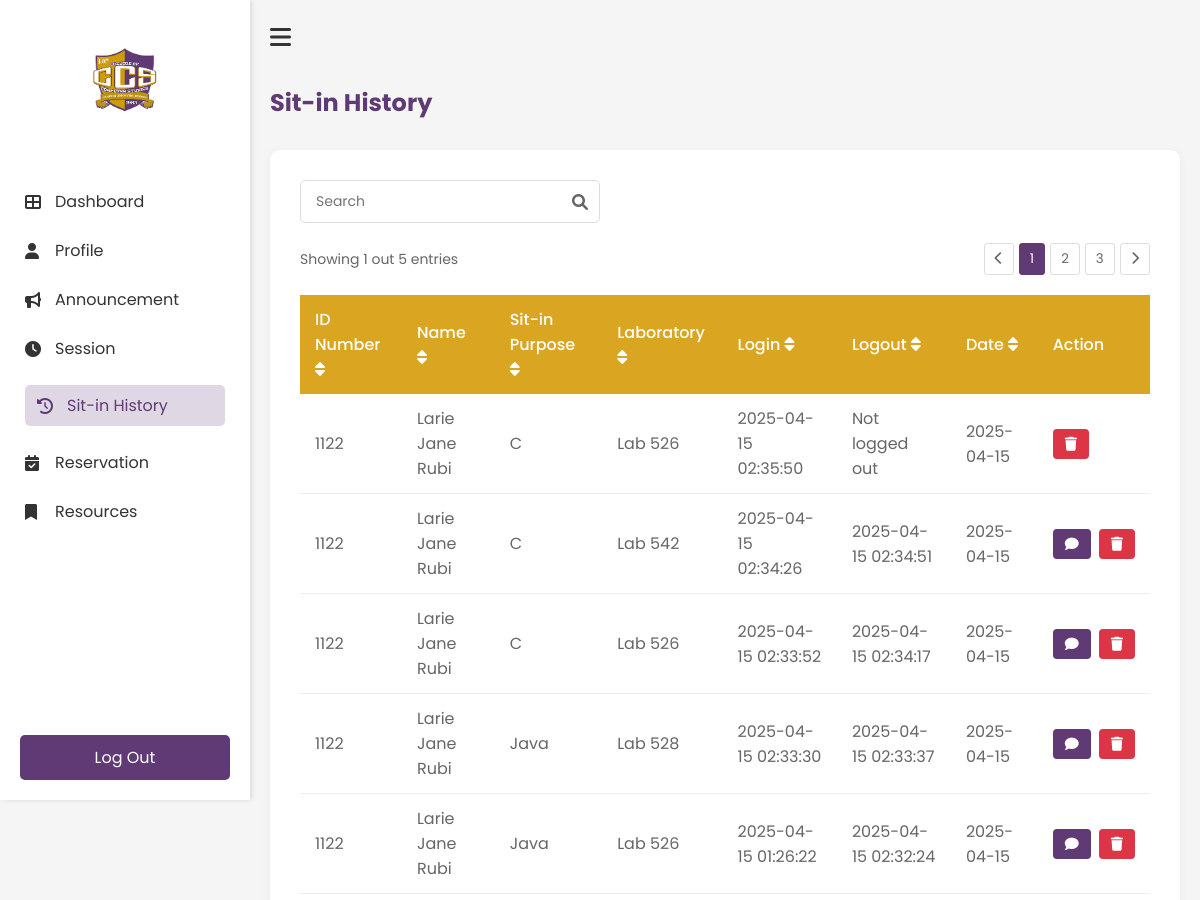
The app's page /History (signed in, upper part), older data.
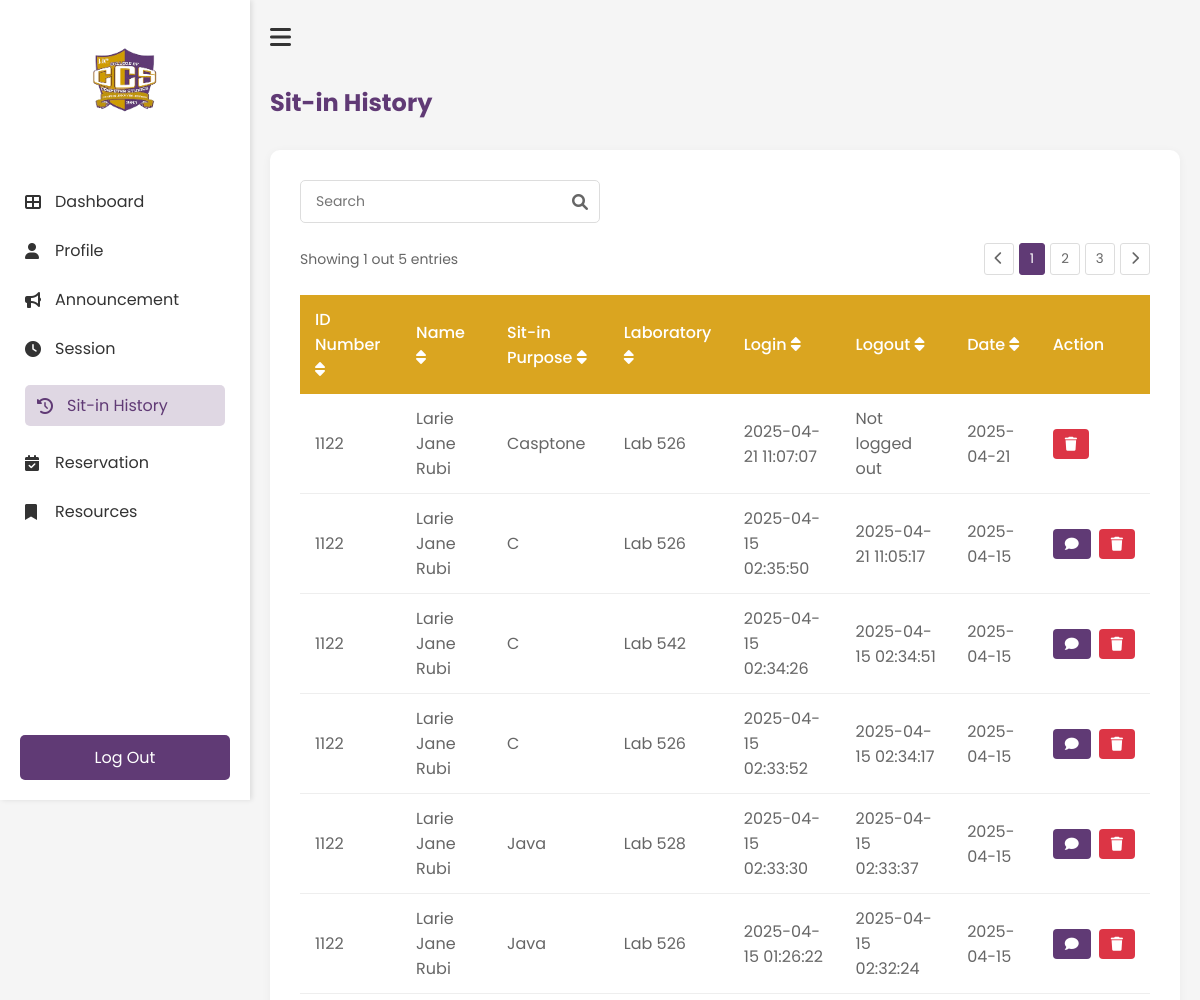
The same page, newer data.
### tables this page shows
CREATE TABLE reservations (
                id INTEGER PRIMARY KEY AUTOINCREMENT,
                idno TEXT NOT NULL,
                purpose TEXT NOT NULL,
                lab TEXT NOT NULL,
                time_in DATETIME NOT NULL,
                status TEXT DEFAULT 'Pending', time_out DATETIME, requested_time DATETIME,
                FOREIGN KEY (idno) REFERENCES users(IDNO)
            );

### app.py (the view)
@app.route('/History')
def History():
    if 'username' not in session:
        return redirect(url_for('login'))
    history = get_user_history(session['student_id'])
    return render_template('student/history.html', history=history)

### templates/student/history.html (shortened to what the changed rows need)
<!DOCTYPE html>
<html lang="en">
    <head>
        <link rel="stylesheet" href="{{ url_for('static', filename='student/history.css') }}">
        <link rel="stylesheet" href="https://cdnjs.cloudflare.com/ajax/libs/font-awesome/6.0.0-beta3/css/all.min.css">
    </head>
    <body>
        <div class="history-container">
            <main class="main-content">
                <h1 class="header">Sit-in History</h1>
                <div class="history-card">
                    <div class="table-container">
                <table class="history-table" id="historyTable">
                    <thead>
                        <tr>
                            <th onclick="sortTable(0)">ID Number <i class="fas fa-sort"></i></th>
                            <th onclick="sortTable(1)">Name <i class="fas fa-sort"></i></th>
                            <th onclick="sortTable(2)">Sit-in Purpose <i class="fas fa-sort"></i></th>
                            <th onclick="sortTable(3)">Laboratory <i class="fas fa-sort"></i></th>
                            <th onclick="sortTable(4)">Login <i class="fas fa-sort"></i></th>
                            <th onclick="sortTable(5)">Logout <i class="fas fa-sort"></i></th>
                            <th onclick="sortTable(6)">Date <i class="fas fa-sort"></i></th>
                            <th>Action</th>
                        </tr>
                    </thead>
                    <tbody>
                            {% for record in history %}
                            <tr data-id="{{ record.id }}">
                                <td>{{ record.idno }}</td>
                                <td>{{ record.name }}</td>
                                <td>{{ record.purpose }}</td>
                                <td>{{ record.laboratory }}</td>
                                <td>{{ record.login }}</td>
                                <td>{{ record.logout }}</td>
                                <td>{{ record.date }}</td>
                                <td>
                                    <div class="action-buttons">
                                        {% if record.status == 'Completed' %}
                                            <button class="feedback-btn" onclick="openFeedbackModal('{{ record.id }}')">
                                                <i class="fas fa-comment"></i>
                                            </button>
                                        {% endif %}
                                        <button class="delete-btn" onclick="deleteRecord('{{ record.id }}')">
                                            <i class="fas fa-trash"></i>
                                        </button>
                                    </div>
                                </td>
                            </tr>
                            {% endfor %}
                        </tbody>
                </table>
            </div>
        </div>
    </main>
    </body>
</html>

Row changes from the older to the newer data that the page shows:
added reservations: idno "1122", name "Larie Jane Rubi", purpose "Casptone", laboratory "Lab 526", login "2025-04-21 11:07:07", logout "Not logged out", date "2025-04-21"
changed reservations (number 2 of 6 on the later page): logout "Not logged out" → "2025-04-21 11:05:17"; status "Active" → "Completed" (drawn)
